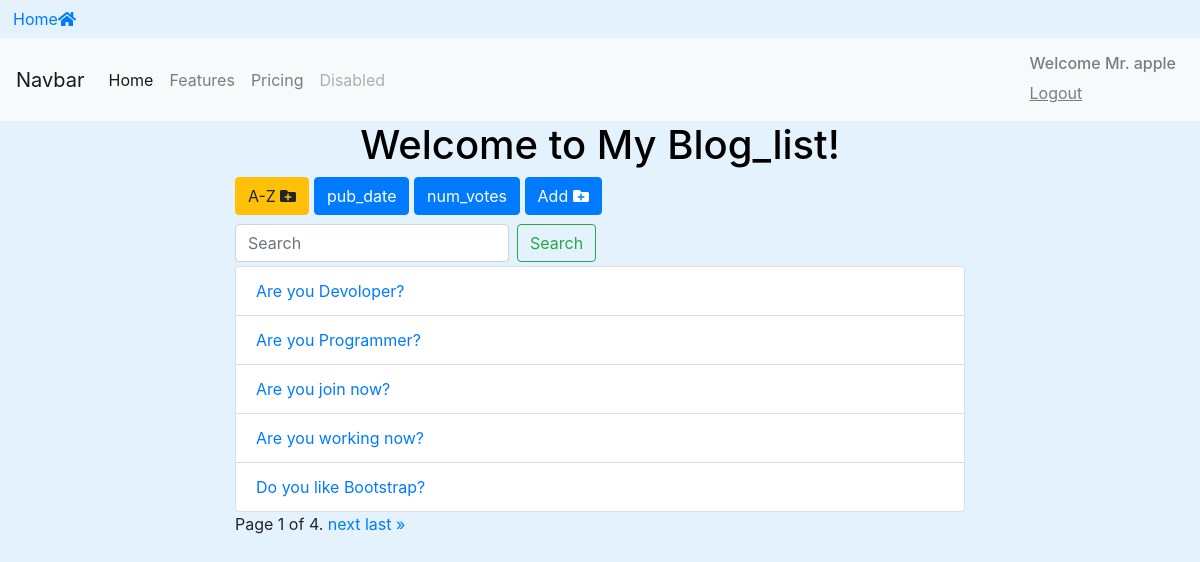
Page /blogs/list/?text=True (signed in) on the committed database.
### BlogApp/models.py (models this page shows, shortened)
class BlogModel(models.Model):
    owner = models.ForeignKey(User, on_delete=models.CASCADE,default = 1)
    text = models.CharField(max_length=255)
    pub_date = models.DateTimeField()
    def __str__(self):
        return self.text

### BlogApp/views.py (the view)
# urls.py: path('list/', views.blog_list,name='list'),
@login_required
def blog_list(request):
    search_term = ''
    info = BlogModel.objects.all()
    if 'text' in request.GET:
        info = info.order_by('text')
    if 'pub_date' in request.GET:
        info = info.order_by('-pub_date')
    if 'num_votes' in request.GET:
        info = info.annotate(Count('vote')).order_by('-vote__count')
    my_blog = BlogModel.objects.filter(owner=request.user)
    if 'search' in request.GET:
        search_term = request.GET['search']
        info = info.filter(text__icontains=search_term)
    paginator  = Paginator(info,5)
    page = request.GET.get('page')
    info = paginator.get_page(page)
    get_dict_copy = request.GET.copy()
    params = get_dict_copy.pop('page',True) and get_dict_copy.urlencode()
    content = {'info':info,'params':params,'search_term':search_term}
    return render(request,'blog/blog.html',content)

### BlogApp/templates/blog/blog.html (shortened to what this page needs)
{% extends 'base.html' %}
{% block content %}
<div class="container">
  <h1 class="text-center">Welcome to My Blog_list!</h1>
  <div class="row">
    <div class="col-sm-8 offset-sm-2">
      <a
          href="?text=True" class="btn btn-{% if 'text' in request.GET %}warning{% else %}primary{% endif %}"
          style="margin-bottom: 5px"> A-Z <i class="fas fa-folder-plus"></i>
      </a>
      <a
          href="?pub_date=True" class="btn btn-{% if 'pub_date' in request.GET %}warning{% else %}primary{% endif %}"
          style="margin-bottom: 5px"> pub_date
      </a>
      <a
          href="?num_votes=True" class="btn btn-{% if 'num_votes' in request.GET %}warning{% else %}primary{% endif %}"
          style="margin-bottom: 5px"> num_votes
      </a>
      <a href="{% url 'BlogApp:add' %}" class="btn btn-primary" style="margin-bottom: 5px"> Add <i class="fas fa-folder-plus"></i> </a>
      <form class="form-inline my-2 my-lg-1">
            <input class="form-control mr-sm-2" type="search" placeholder="Search" aria-label="Search" name="search" value="{{search_term}}">
            <button class="btn btn-outline-success my-2 my-sm-0" type="submit">Search</button>
      </form>
      <ul class="list-group">
        {% for data in info %}
        <li class="list-group-item">
          <a
            href="{% url 'BlogApp:detail' data.id %}">
            {{ data }}
          </a>
        </li>
        {% endfor %}
      </ul>
      <div class="pagination">
        <span class="step-links">
            <span class="current">
                Page {{ info.number }} of {{ info.paginator.num_pages }}.
            </span>
            {% if info.has_next %}
                <a href="?page={{ info.next_page_number }}&{{params}}">next</a>
                <a href="?page={{ info.paginator.num_pages }}&{{params}}">last &raquo;</a>
            {% endif %}
        </span>
      </div>
    </div>
  </div>
</div>
{% endblock %}

### templates/includes/navbar.html (shortened to what this page needs)
<nav class="navbar navbar-expand-lg navbar-light bg-light">
  <a class="navbar-brand" href="#">Navbar</a>
<div class="collapse navbar-collapse" id="navbarNav">
  <ul class="navbar-nav">
    <li class="nav-item active">
      <a class="nav-link" href="{%url 'home' %}">Home <span class="sr-only">(current)</span></a>
    </li>
    <li class="nav-item">
      <a class="nav-link" href="{% url 'BlogApp:list' %}">Features</a>
    </li>
    <li class="nav-item">
      <a class="nav-link" href="#">Pricing</a>
    </li>
    <li class="nav-item">
      <a class="nav-link disabled" href="#">Disabled</a>
    </li>
  </ul>
  <div class="navbar-nav ml-auto">
    {% if request.user.is_authenticated %}
      <a class="nav-item nav-link" href="{% url 'Accounts:logout' %}"> <h6>Welcome Mr. {{request.user}}</h6> <u>Logout</u></a>
    {% else %}
      <a class="nav-item nav-link" href="{% url 'Accounts:login' %}">Login</a>
    {% endif %}
  </div>
</div>
</nav>

### static/css/styles.css (style rules this page uses)
h1,h3 { color: black; }
body { background-color: #e3f2fd; }

### rows in the picture
BlogModel: text "Are you Devoloper?"
BlogModel: text "Are you Programmer?"
BlogModel: text "Are you join now?"
BlogModel: text "Are you working now?"
BlogModel: text "Do you like Bootstrap?"

### other values in the picture
{{ request.user }} "apple"
{{ info.number }} "1"
{{ info.paginator.num_pages }} "4"
